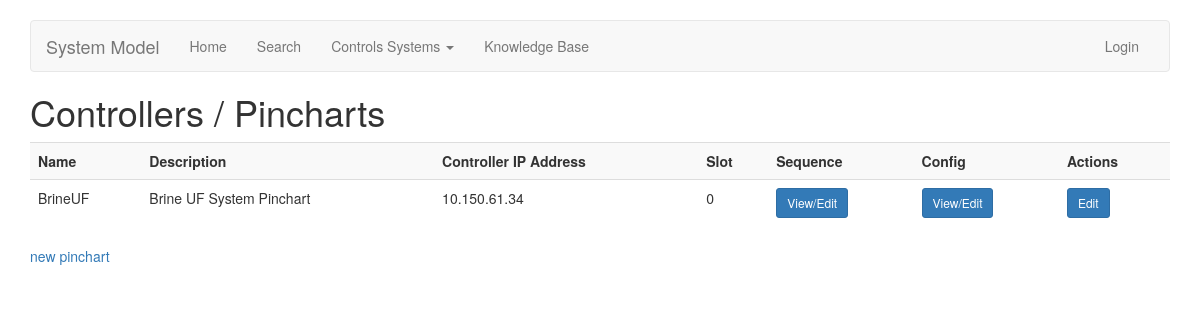
Screenshot of /pinchart/index/ with the database file from the repository.
### pinchart/models.py (models this page shows, shortened)
class Pinchart(models.Model):
    objects = managers.PinchartManager()
    customer = models.IntegerField(default=0)
    name = models.CharField(max_length=256)
    description = models.CharField(max_length=1024, blank=True, null=True)
    controller_ipaddress = models.GenericIPAddressField(verbose_name="Controller IP Address",
                                                        protocol='IPv4')
    controller_slot = models.IntegerField(verbose_name="Controller Slot #")
    class Meta:
        unique_together = ("customer", "controller_ipaddress")

### pinchart/views.py (the view)
# urls.py: path('index/', views.PinchartListView.as_view(), name='pinchart-list'),
class PinchartListView(ListView):
    model = models.Pinchart

### templates/pinchart/pinchart_list.html
{% extends 'pinchart/base.html' %}
{% block headline %}Controllers / Pincharts{% endblock headline %}
{% block content %}
	{% if not object_list %}
		<p><i>no pincharts yet.</i></p>
	{% else %}
		<table class="table table-striped">
			<tr>
				<th>Name</th>
				<th>Description</th>
				<th>Controller IP Address</th>
				<th>Slot</th>
				<th>Sequence</th>
				<th>Config</th>
				<th>Actions</th>
			</tr>
			{% for i in object_list %}
				<tr>
					<td>{{ i.name }}</td>
					<td>{{ i.description }}</td>
					<td>{{ i.controller_ipaddress }}</td>
					<td>{{ i.controller_slot }}</td>
					<td>
						<a href="{% url 'sequence-list' pk=i.pk %}" class="btn btn-primary btn-sm" role="button" aria-pressed="False">View/Edit</a>
					</td>
					<td>
						<a href="{% url 'word-list' pk=i.pk %}" class="btn btn-primary btn-sm" role="button" aria-pressed="False">View/Edit</a>
					</td>
					<td>
						<a href="{% url 'pinchart-update' pk=i.pk %}" class="btn btn-primary btn-sm" role="button" aria-pressed="False">Edit</a>
					</td>
				</tr>
			{% endfor %}
		</table>
	{% endif %}
	<p class='hidden-print'><a href="{% url 'pinchart-create' %}">new pinchart</a></p>
{% endblock %}

### templates/pinchart/base.html (style rules this page uses)
body { padding-top: 20px; padding-bottom: 20px; }

### rows the page displays
Pinchart: name "BrineUF", description "Brine UF System Pinchart", controller_ipaddress "10.150.61.34", controller_slot "0"
